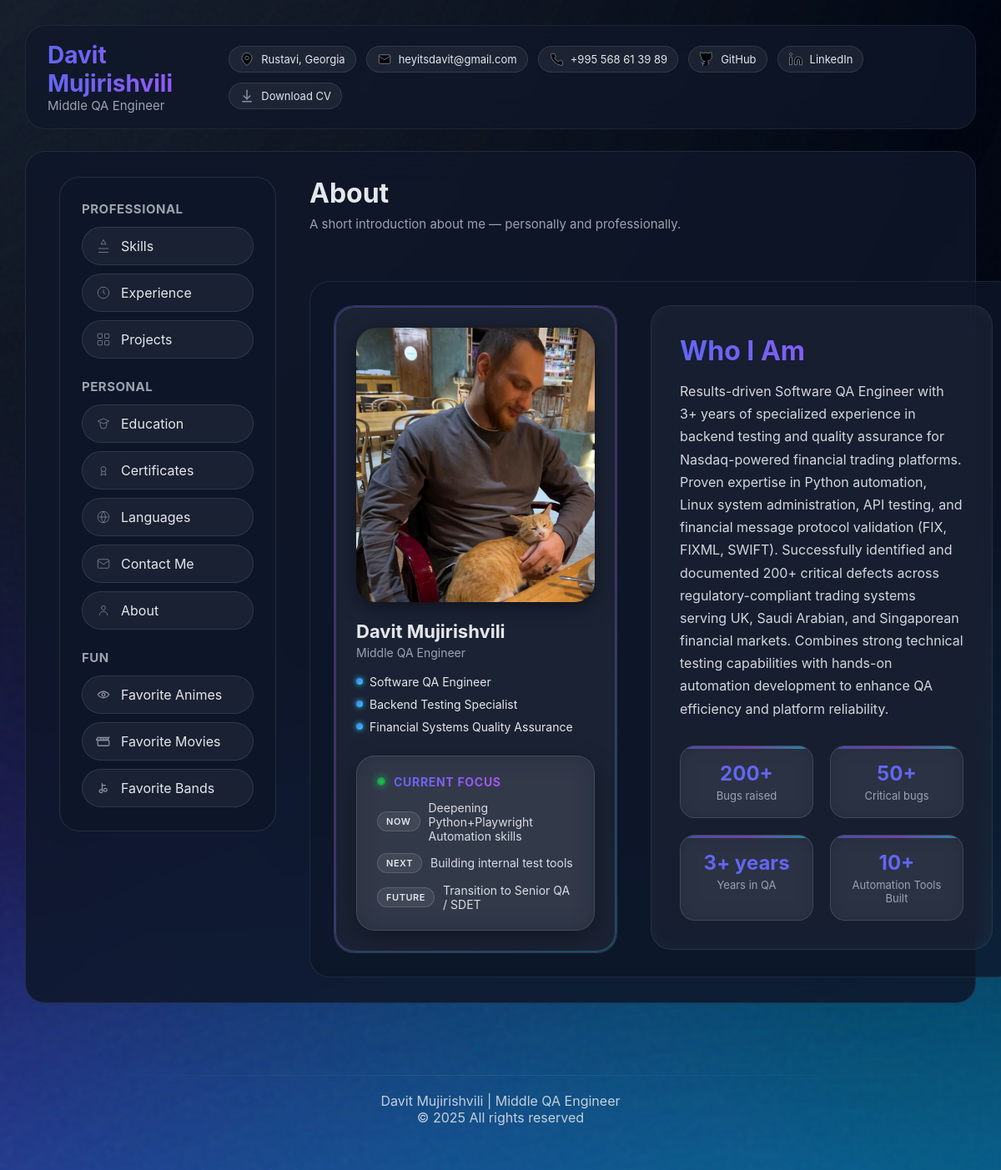
The page / on the database its author committed.
### resume/models.py (models this page shows, shortened)
class Profile(models.Model):
    full_name = models.CharField(max_length=120)
    title = models.CharField(max_length=120)
    location = models.CharField(max_length=120, blank=True)
    email = models.EmailField(blank=True)
    github = models.URLField(blank=True)
    linkedin = models.URLField(blank=True)
    phone = models.CharField(max_length=50, blank=True, null=True)
    about = models.TextField(blank=True)  # <- FULL ABOUT PAGE CONTENT
    hero_heading = models.CharField(max_length=200, blank=True)
    hero_subheading = models.CharField(max_length=300, blank=True)
    hero_description = models.TextField(blank=True)
    hero_button_primary = models.CharField(max_length=100, blank=True)
    hero_button_primary_link = models.URLField(blank=True)
    hero_button_secondary = models.CharField(max_length=100, blank=True)
    hero_button_secondary_link = models.URLField(blank=True)
    hero_typing_text = models.TextField(blank=True)
    hero_highlight_1 = models.CharField(max_length=200, blank=True)
    hero_highlight_2 = models.CharField(max_length=200, blank=True)
    hero_highlight_3 = models.CharField(max_length=200, blank=True)
    stat_title_1 = models.CharField(max_length=120, blank=True)
    stat_value_1 = models.CharField(max_length=50, blank=True)
    stat_title_2 = models.CharField(max_length=120, blank=True)
    stat_value_2 = models.CharField(max_length=50, blank=True)
    stat_title_3 = models.CharField(max_length=120, blank=True)
    stat_value_3 = models.CharField(max_length=50, blank=True)
    stat_title_4 = models.CharField(max_length=120, blank=True)
    stat_value_4 = models.CharField(max_length=50, blank=True)
    photo = models.ImageField(upload_to='profile_photos/', blank=True, null=True)
    focus_now = models.CharField(max_length=120, blank=True)
    focus_next = models.CharField(max_length=120, blank=True)
    focus_later = models.CharField(max_length=120, blank=True)
    resume_pdf = models.FileField(
        upload_to="resumes/",
        blank=True,
        null=True,
        help_text="Upload your PDF resume"
    )

### resume/views.py (the view)
# urls.py: path('', views.about_view, name='about'),
def about_view(request):
    profile = get_profile()
    return render(request, "resume/about.html", {"profile": profile})

### resume/templates/resume/about.html (shortened to what this page needs)
{% extends "resume/base.html" %}
{% load static %}
{% block content %}
<div class="page-header">
    <div class="page-title">About</div>
    <div class="page-subtitle">
        A short introduction about me — personally and professionally.
    </div>
</div>
<div class="section about-grid">
    <div class="about-photo-wrapper">
        {% if profile.photo %}
            <img src="{{ profile.photo.url }}" class="about-photo">
        {% else %}
            <img src="{% static 'resume/images/default-photo.png' %}" class="about-photo">
        {% endif %}
        <div class="about-small-name">{{ profile.full_name }}</div>
        <div class="about-small-role">{{ profile.title }}</div>
        <div class="about-highlights">
            {% if profile.hero_highlight_1 %}<div>{{ profile.hero_highlight_1 }}</div>{% endif %}
            {% if profile.hero_highlight_2 %}<div>{{ profile.hero_highlight_2 }}</div>{% endif %}
            {% if profile.hero_highlight_3 %}<div>{{ profile.hero_highlight_3 }}</div>{% endif %}
        </div>
        {% if profile.focus_now or profile.focus_next or profile.focus_later %}
        <div class="focus-card">
            <div class="focus-card-header">
                <span class="focus-indicator-dot"></span>
                <span class="focus-label">Current Focus</span>
            </div>
            <div class="focus-items">
                {% if profile.focus_now %}
                <div class="focus-item">
                    <span class="focus-tag">Now</span>
                    <span class="focus-text">{{ profile.focus_now }}</span>
                </div>
                {% endif %}
                {% if profile.focus_next %}
                <div class="focus-item">
                    <span class="focus-tag">Next</span>
                    <span class="focus-text">{{ profile.focus_next }}</span>
                </div>
                {% endif %}
                {% if profile.focus_later %}
                <div class="focus-item">
                    <span class="focus-tag">Future</span>
                    <span class="focus-text">{{ profile.focus_later }}</span>
                </div>
                {% endif %}
            </div>
        </div>
        {% endif %}
    </div>
    <div class="about-bio-box">
        <div class="about-bio-title">Who I Am</div>
        <div class="about-bio-text">
            {{ profile.hero_description|default:profile.about }}
        </div>
        <div class="stats-grid">
            {% if profile.stat_title_1 %}
            <div class="stat-card">
                <div class="stat-value">{{ profile.stat_value_1 }}</div>
                <div class="stat-label">{{ profile.stat_title_1 }}</div>
            </div>
            {% endif %}
            {% if profile.stat_title_2 %}
            <div class="stat-card">
                <div class="stat-value">{{ profile.stat_value_2 }}</div>
                <div class="stat-label">{{ profile.stat_title_2 }}</div>
            </div>
            {% endif %}
            {% if profile.stat_title_3 %}
            <div class="stat-card">
                <div class="stat-value">{{ profile.stat_value_3 }}</div>
                <div class="stat-label">{{ profile.stat_title_3 }}</div>
            </div>
            {% endif %}
            {% if profile.stat_title_4 %}
            <div class="stat-card">
                <div class="stat-value">{{ profile.stat_value_4 }}</div>
                <div class="stat-label">{{ profile.stat_title_4 }}</div>
            </div>
            {% endif %}
        </div>
    </div>
</div>
{% endblock %}

### resume/templates/resume/base.html (shortened to what this page needs)
<!DOCTYPE html>
<html lang="en">
<head>
    {% load static %}
</head>
<body>
<header class="top-header">
    <div class="top-header-left">
        <div class="top-name">{{ profile.full_name }}</div>
        <div class="top-role">{{ profile.title }}</div>
    </div>
    <div class="top-header-right">
        {% if profile.location %}
        <div class="top-chip">
            <svg class="chip-icon" viewBox="0 0 24 24">
                <path d="M12 22s8-6 8-12a8 8 0 1 0-16 0c0 6 8 12 8 12z"/>
                <circle cx="12" cy="10" r="3"/>
            </svg>
            {{ profile.location }}
        </div>
        {% endif %}
        {% if profile.email %}
        <a class="top-chip" href="mailto:{{ profile.email }}">
            <svg class="chip-icon" viewBox="0 0 24 24">
                <rect x="3" y="5" width="18" height="14" rx="2"/>
                <polyline points="3 7 12 13 21 7"/>
            </svg>
            {{ profile.email }}
        </a>
        {% endif %}
        {% if profile.phone %}
        <div class="top-chip">
            <svg class="chip-icon" viewBox="0 0 24 24">
                <path d="M22 16.92v3a2 2 0 0 1-2.18 2A19.8 19.8 0 0 1 3 5.18 2 2 0 0 1 5 3h3a2 2 0 0 1 2 1.72c.12.82.35 1.6.7 2.34a2 2 0 0 1-.45 2.3L9 10a16 16 0 0 0 6 6l1.64-1.25a2 2 0 0 1 2.3-.45c.74.35 1.52.58 2.34.7A2 2 0 0 1 22 16.92z"/>
            </svg>
            {{ profile.phone }}
        </div>
        {% endif %}
        {% if profile.github %}
        <a class="top-chip" href="{{ profile.github }}" target="_blank" rel="noopener noreferrer">
            GitHub
        </a>
        {% endif %}
        {% if profile.linkedin %}
        <a class="top-chip" href="{{ profile.linkedin }}" target="_blank" rel="noopener noreferrer">
            <svg class="chip-icon" viewBox="0 0 24 24">
                <path d="M16 8a6 6 0 0 1 6 6v7h-4v-7a2 2 0 0 0-4 0v7h-4v-7a6 6 0 0 1 6-6z"/>
                <rect x="2" y="9" width="4" height="12"/>
                <circle cx="4" cy="4" r="2"/>
            </svg>
            LinkedIn
        </a>
        {% endif %}
        {% if profile.resume_pdf %}
        <a class="top-chip" href="{{ profile.resume_pdf.url }}" target="_blank" download>
            <svg class="chip-icon" viewBox="0 0 24 24" fill="none" stroke="currentColor">
                <path d="M12 3v14" stroke-width="2" stroke-linecap="round"/>
                <path d="M7 12l5 5 5-5" stroke-width="2" stroke-linecap="round"/>
                <path d="M5 21h14" stroke-width="2" stroke-linecap="round"/>
            </svg>
            Download CV
        </a>
{% endif %}
    </div>
</header>
<div class="container">
    <aside class="sidebar">
        <div class="card">
            <div class="nav-title">Professional</div>
            <nav class="nav-list">
                <a class="nav-item" href="{% url 'skills' %}">
                    <svg class="nav-icon" viewBox="0 0 24 24" fill="none" stroke="currentColor">
                        <path d="M12 2l4 7H8l4-7zM4 22h16M4 16h16" />
                    </svg>
                    <span>Skills</span>
                </a>
                <a class="nav-item" href="{% url 'experience' %}">
                    <svg class="nav-icon" viewBox="0 0 24 24" fill="none" stroke="currentColor">
                        <circle cx="12" cy="12" r="9" />
                        <path d="M12 7v5l3 2" />
                    </svg>
                    <span>Experience</span>
                </a>
                <a class="nav-item" href="{% url 'projects' %}">
                    <svg class="nav-icon" viewBox="0 0 24 24" fill="none" stroke="currentColor">
                        <rect x="3" y="3" width="7" height="7" rx="1" />
                        <rect x="14" y="3" width="7" height="7" rx="1" />
                        <rect x="14" y="14" width="7" height="7" rx="1" />
                        <rect x="3" y="14" width="7" height="7" rx="1" />
                    </svg>
                    <span>Projects</span>
                </a>
            </nav>
            <div class="nav-title" style="margin-top:24px;">Personal</div>
            <nav class="nav-list">
                <a class="nav-item" href="{% url 'education' %}">
                    <svg class="nav-icon" viewBox="0 0 24 24" fill="none" stroke="currentColor">
                        <path d="M3 8l9-4 9 4-9 4-9-4z" />
                        <path d="M7 10v5a5 5 0 0 0 10 0v-5" />
                    </svg>
                    <span>Education</span>
                </a>
                <a class="nav-item" href="{% url 'certificates' %}">
                    <svg class="nav-icon" viewBox="0 0 24 24" fill="none" stroke="currentColor">
                        <circle cx="12" cy="10" r="4" />
                        <path d="M9.5 13.5L8 20l4-2 4 2-1.5-6.5" />
                    </svg>
                    <span>Certificates</span>
                </a>
                <a class="nav-item" href="{% url 'languages' %}">
                    <svg class="nav-icon" viewBox="0 0 24 24" fill="none" stroke="currentColor">
                        <circle cx="12" cy="12" r="9" />
                        <path d="M5 12h14" />
                        <path d="M12 3a14 14 0 0 1 0 18" />
                        <path d="M12 3a14 14 0 0 0 0 18" />
                    </svg>
                    <span>Languages</span>
                </a>
                <a class="nav-item" href="{% url 'contact' %}">
                    <svg class="nav-icon" viewBox="0 0 24 24" fill="none" stroke="currentColor">
                        <rect x="3" y="5" width="18" height="14" rx="2" />
                        <path d="M3 7l9 6 9-6" />
                    </svg>
                    <span>Contact Me</span>
                </a>
                <a class="nav-item" href="{% url 'about' %}">
                    <svg class="nav-icon" viewBox="0 0 24 24" fill="none" stroke="currentColor">
                        <circle cx="12" cy="8" r="3.2" />
                        <path d="M5.5 20a6.5 6.5 0 0 1 13 0" />
                    </svg>
                    <span>About</span>
                </a>
            </nav>
            <div class="nav-title" style="margin-top:24px;">Fun</div>
            <nav class="nav-list">
                <a class="nav-item" href="{% url 'animes' %}">
                    <svg class="nav-icon" viewBox="0 0 24 24" fill="none" stroke="currentColor">
                    <path d="M3 12s3.5-5 9-5 9 5 9 5-3.5 5-9 5-9-5-9-5z" stroke-width="1.7"/>
                    <circle cx="12" cy="12" r="2.5" stroke-width="1.7"/>
                </svg>
                    <span>Favorite Animes</span>
                </a>
                <a class="nav-item" href="{% url 'movies' %}">
                    <span>Favorite Movies</span>
                </a>
                <a class="nav-item" href="{% url 'bands' %}">
                    <span>Favorite Bands</span>
                </a>
            </nav>
        </div>
    </aside>
    <main class="content">
        {% block content %}
        {% endblock %}
    </main>
</div>
<footer class="site-footer">
    <div class="footer-inner">
        <div class="footer-name">Davit Mujirishvili | Middle QA Engineer</div>
        <div class="footer-copy">© 2025 All rights reserved</div>
    </div>
</footer>
</body>
</html>

### rows shown on the page
Profile: title "Middle QA Engineer", location "Rustavi, Georgia", email "heyitsdavit@gmail.com", phone "+995 568 61 39 89", photo (picture), full_name "Davit Mujirishvili", hero_highlight_1 "Software QA Engineer", hero_highlight_2 "Backend Testing Specialist", hero_highlight_3 "Financial Systems Quality Assurance", focus_now "Deepening Python+Playwright Automation skills", focus_next "Building internal test tools", focus_later "Transition to Senior QA / SDET", hero_description "Results-driven Software QA Engineer with 3+ years of specialized experience in backend testing and quality assurance for Nasdaq-powered financial trading platforms. Proven expertise in Python automation, Linux system administration, API testing, and financial message protocol validation (FIX, FIXML, SWIFT). Successfully identified and documented 200+ critical defects across regulatory-compliant trading systems serving UK, Saudi Arabian, and Singaporean financial markets. Combines strong technical testing capabilities with hands-on automation development to enhance QA efficiency and platform reliability.", stat_value_1 "200+", stat_title_1 "Bugs raised", stat_value_2 "50+", stat_title_2 "Critical bugs", stat_value_3 "3+ years", stat_title_3 "Years in QA", stat_value_4 "10+", stat_title_4 "Automation Tools Built"
